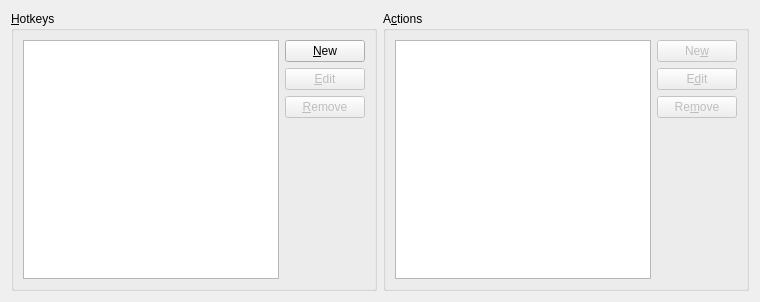
     <widget class="QWidget" name="m_pTabHotkeys">
      <attribute name="title">
       <string>Hotkeys</string>
      </attribute>
      <layout class="QHBoxLayout">
       <item>
        <widget class="QGroupBox" name="groupBox">
         <property name="font">
          <font>
           <kerning>false</kerning>
          </font>
         </property>
         <property name="title">
          <string>&amp;Hotkeys</string>
         </property>
         <layout class="QGridLayout">
          <item row="0" column="0" rowspan="4">
           <widget class="QListWidget" name="m_pListHotkeys"/>
          </item>
          <item row="0" column="1">
           <widget class="QPushButton" name="m_pButtonNewHotkey">
            <property name="enabled">
             <bool>true</bool>
            </property>
            <property name="text">
             <string>&amp;New</string>
            </property>
           </widget>
          </item>
          <item row="1" column="1">
           <widget class="QPushButton" name="m_pButtonEditHotkey">
            <property name="enabled">
             <bool>false</bool>
            </property>
            <property name="text">
             <string>&amp;Edit</string>
            </property>
           </widget>
          </item>
          <item row="2" column="1">
           <widget class="QPushButton" name="m_pButtonRemoveHotkey">
            <property name="enabled">
             <bool>false</bool>
            </property>
            <property name="text">
             <string>&amp;Remove</string>
            </property>
           </widget>
          </item>
          <item row="3" column="1">
           <spacer>
            <property name="orientation">
             <enum>Qt::Vertical</enum>
            </property>
            <property name="sizeHint" stdset="0">
             <size>
              <width>75</width>
              <height>161</height>
             </size>
            </property>
           </spacer>
          </item>
         </layout>
        </widget>
       </item>
       <item>
        <widget class="QGroupBox" name="groupBox_2">
         <property name="font">
          <font>
           <kerning>true</kerning>
          </font>
         </property>
         <property name="title">
          <string>A&amp;ctions</string>
         </property>
         <layout class="QGridLayout">
          <item row="0" column="0" rowspan="4">
           <widget class="QListWidget" name="m_pListActions"/>
          </item>
          <item row="0" column="1">
           <widget class="QPushButton" name="m_pButtonNewAction">
            <property name="enabled">
             <bool>false</bool>
            </property>
            <property name="text">
             <string>Ne&amp;w</string>
            </property>
           </widget>
          </item>
          <item row="1" column="1">
           <widget class="QPushButton" name="m_pButtonEditAction">
            <property name="enabled">
             <bool>false</bool>
            </property>
            <property name="text">
             <string>E&amp;dit</string>
            </property>
           </widget>
          </item>
          <item row="2" column="1">
           <widget class="QPushButton" name="m_pButtonRemoveAction">
            <property name="enabled">
             <bool>false</bool>
            </property>
            <property name="text">
             <string>Re&amp;move</string>
            </property>
           </widget>
          </item>
          <item row="3" column="1">
           <spacer>
            <property name="orientation">
             <enum>Qt::Vertical</enum>
            </property>
            <property name="sizeHint" stdset="0">
             <size>
              <width>20</width>
              <height>40</height>
             </size>
            </property>
           </spacer>
          </item>
         </layout>
        </widget>
       </item>
      </layout>
     </widget>
